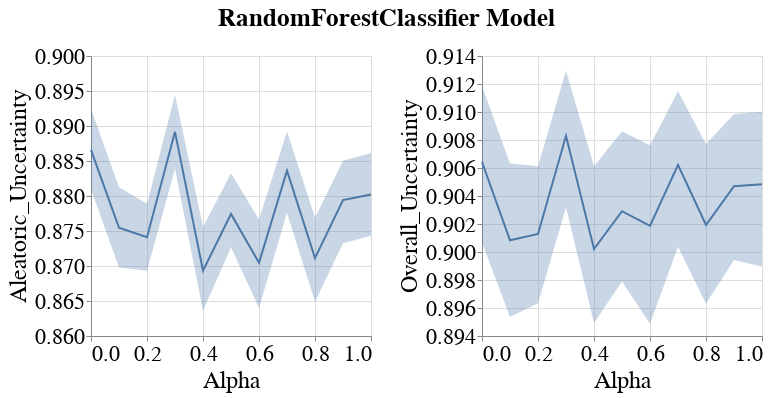

Source (notebook cell):
### Code cell
visualizer.create_subgroup_metrics_line_band_plot(model_name=MODEL_NAMES[0],
                                                  subgroup_metrics=['Aleatoric_Uncertainty', 'Overall_Uncertainty'],
                                                  subgroup='RAC1P_dis_incorrect')
